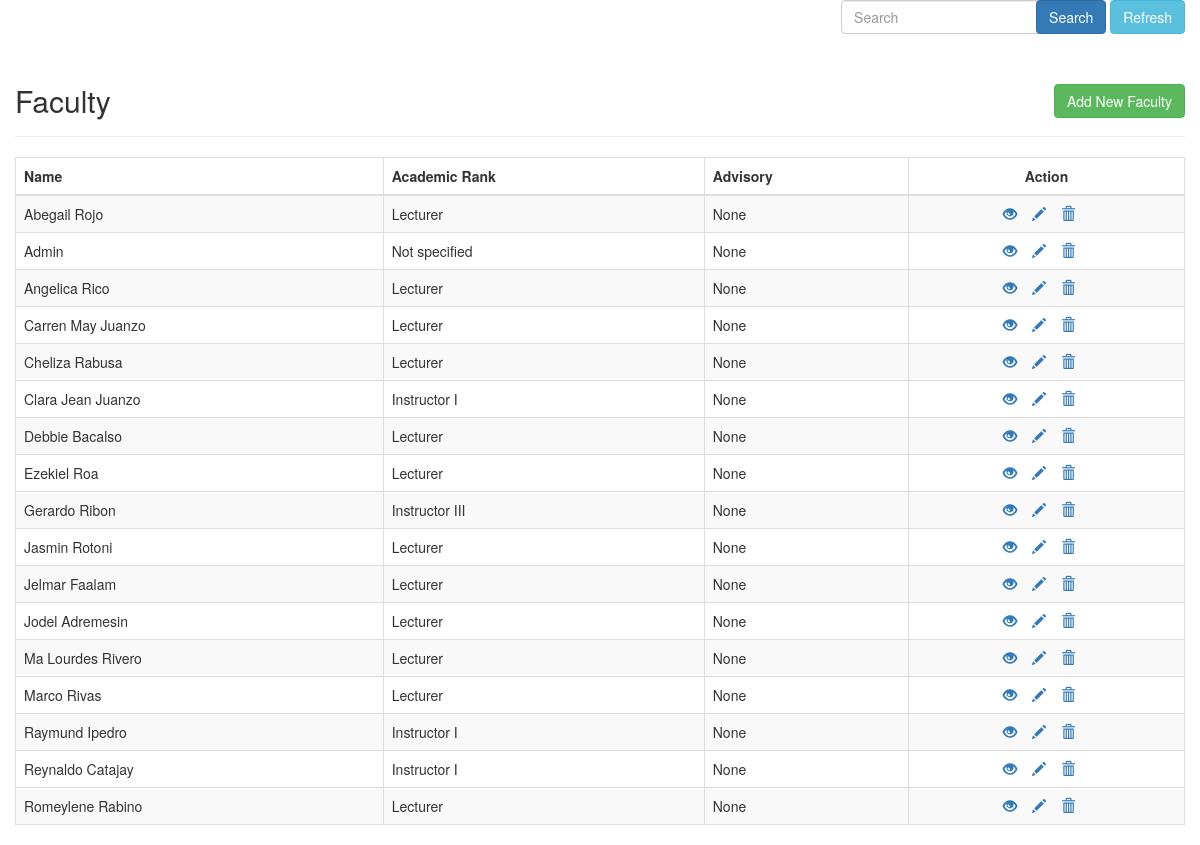
Screenshot of /Admin/CRUD/index.php with the database file from the repository.
### tables this page shows
CREATE TABLE `it_faculty` (
  `id` int(11) NOT NULL,
  `Name` varchar(255) NOT NULL,
  `Academic_Rank` varchar(255) NOT NULL,
  `Advisory` varchar(255) NOT NULL,
  `password` varchar(250) DEFAULT NULL,
  `timestamp` timestamp NOT NULL DEFAULT current_timestamp() ON UPDATE current_timestamp()
);

### Admin/CRUD/index.php (the view, shortened to what this page needs)
<!DOCTYPE html>
<html lang="en">
<head>
    <link rel="stylesheet" href="css/bootstrap.css">
</head>
<body>
<div class="container-fluid">
<div class="row">
    <div class="col-md-12">
        <div class="search-wrapper">
            <div class="form-group">
                <input type="text" class="form-control" id="search" placeholder="Search">
            </div>
            <div class="buttons">
                <button type="button" class="btn btn-primary" id="searchBtn">Search</button>
                <button type="button" class="btn btn-info" id="refreshBtn">Refresh</button>
            </div>
        </div>
    </div>
</div>
            <div class="row">
                <div class="col-md-12">
                    <div class="page-header clearfix">
                        <h2 class="pull-left">Faculty </h2>
                        <a href="create.php" class="btn btn-success pull-right">Add New Faculty</a>
                    </div>
                    <?php
                    require_once "config.php";
                    $sql = "SELECT * FROM it_faculty ORDER BY Name";
                    if($result = mysqli_query($link, $sql)){
                        if(mysqli_num_rows($result) > 0){
                            echo "<table class='table table-bordered table-striped'>";
                                echo "<thead>";
                                    echo "<tr>";
                                        echo "<th>Name</th>";
                                        echo "<th>Academic Rank</th>";
                                        echo "<th>Advisory</th>";
                                        echo "<th style='text-align:center;'>Action</th>";
                                    echo "</tr>";
                                echo "</thead>";
                                echo "<tbody>";
                                while($row = mysqli_fetch_array($result)){
                                    echo "<tr>";
                                        echo "<td>" . $row['Name'] . "</td>";
                                        echo "<td>" . $row['Academic_Rank'] . "</td>";
                                        echo "<td>" . $row['Advisory'] . "</td>";
                                        echo "<td style='text-align:center'>";
                                            echo "<a href='read.php?id=". $row['id'] ."' title='View Record' data-toggle='tooltip'><span class='glyphicon glyphicon-eye-open'></span></a>";
                                            echo "<a href='update.php?id=". $row['id'] ."' title='Update Record' data-toggle='tooltip'><span class='glyphicon glyphicon-pencil'></span></a>";
                                            echo "<a href='delete.php?id=". $row['id'] ."' title='Delete Record' data-toggle='tooltip'><span class='glyphicon glyphicon-trash'></span></a>";
                                        echo "</td>";
                                    echo "</tr>";
                                }
                                echo "</tbody>";
                            echo "</table>";
                        } else{
                            echo "<p class='lead'><em>No records were found.</em></p>";
                        }
                    } else{
                        echo "ERROR: Could not able to execute $sql. " . mysqli_error($link);
                    }
                    ?>
                </div>
            </div>
        </div>
</body>
</html>

### Admin/CRUD/index.php (style rules this page uses)
html, body { background-color: transparent; }
.page-header h2 { margin-top: 0; }
table tr td:last-child a { margin-right: 15px; }
.search-wrapper { display: flex; align-items: center; justify-content: flex-end; margin-bottom: 10px; }
.search-wrapper .form-group { margin-bottom: 0; }
.search-wrapper .form-group, .search-wrapper .buttons { flex-shrink: 0; }
.search-wrapper .form-group input { margin-left: 10px; }

### rows the page displays
it_faculty: Name "Abegail Rojo", Academic_Rank "Lecturer", Advisory "None"
it_faculty: Name "Admin", Academic_Rank "Not specified", Advisory "None"
it_faculty: Name "Angelica Rico", Academic_Rank "Lecturer", Advisory "None"
it_faculty: Name "Carren May Juanzo", Academic_Rank "Lecturer", Advisory "None"
it_faculty: Name "Cheliza Rabusa", Academic_Rank "Lecturer", Advisory "None"
it_faculty: Name "Clara Jean Juanzo", Academic_Rank "Instructor I", Advisory "None"
it_faculty: Name "Debbie Bacalso", Academic_Rank "Lecturer", Advisory "None"
it_faculty: Name "Ezekiel Roa", Academic_Rank "Lecturer", Advisory "None"
it_faculty: Name "Gerardo Ribon", Academic_Rank "Instructor III", Advisory "None"
it_faculty: Name "Jasmin Rotoni", Academic_Rank "Lecturer", Advisory "None"
it_faculty: Name "Jelmar Faalam", Academic_Rank "Lecturer", Advisory "None"
it_faculty: Name "Jodel Adremesin", Academic_Rank "Lecturer", Advisory "None"
it_faculty: Name "Ma Lourdes Rivero", Academic_Rank "Lecturer", Advisory "None"
it_faculty: Name "Marco Rivas", Academic_Rank "Lecturer", Advisory "None"
it_faculty: Name "Raymund Ipedro", Academic_Rank "Instructor I", Advisory "None"
it_faculty: Name "Reynaldo Catajay", Academic_Rank "Instructor I", Advisory "None"
it_faculty: Name "Romeylene Rabino", Academic_Rank "Lecturer", Advisory "None"
